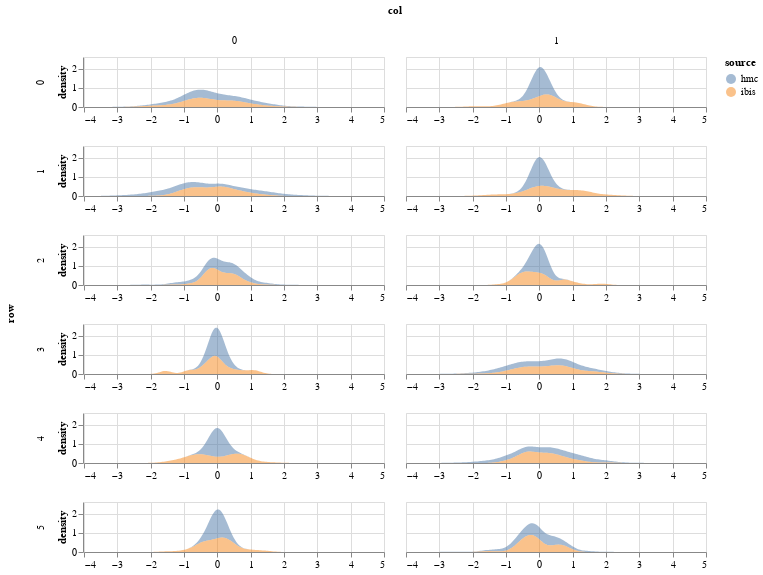

The code cell stored with this chart in its notebook:
### Code cell
param = 'beta'
df = get_post_df(ps[param]) 
df['source'] = 'hmc'
df2 = get_post_df(particles.particles[param])
df2['source'] = 'ibis'
plot_density(pd.concat([df,df2])) 
# &\
# plot_correlations(ibis['jitter_corrs'][param], height = 150)

### Figure 1 — Vega-Lite specification as saved in the notebook (floating-point values rounded to 4 significant figures; data arrays with more than 128 entries replaced by an {"elided": "..."} marker saying what was removed)
{"config": {"view": {"continuousWidth": 400, "continuousHeight": 300}}, "data": {"name": "data-a72109ef9504949520711868ca9a0a2d"}, "mark": {"type": "area", "opacity": 0.5}, "encoding": {"color": {"type": "nominal", "field": "source"}, "column": {"type": "quantitative", "field": "col"}, "row": {"type": "quantitative", "field": "row"}, "x": {"type": "quantitative", "field": "value", "title": null}, "y": {"type": "quantitative", "field": "density"}}, "height": 50, "resolve": {"scale": {"x": "independent"}}, "transform": [{"fold": ["value"]}, {"density": "value", "groupby": ["cn", "row", "col", "source"]}], "width": 300, "$schema": "https://vega.github.io/schema/vega-lite/v4.8.1.json", "datasets": {"data-a72109ef9504949520711868ca9a0a2d": {"elided": "13200 records"}}}
